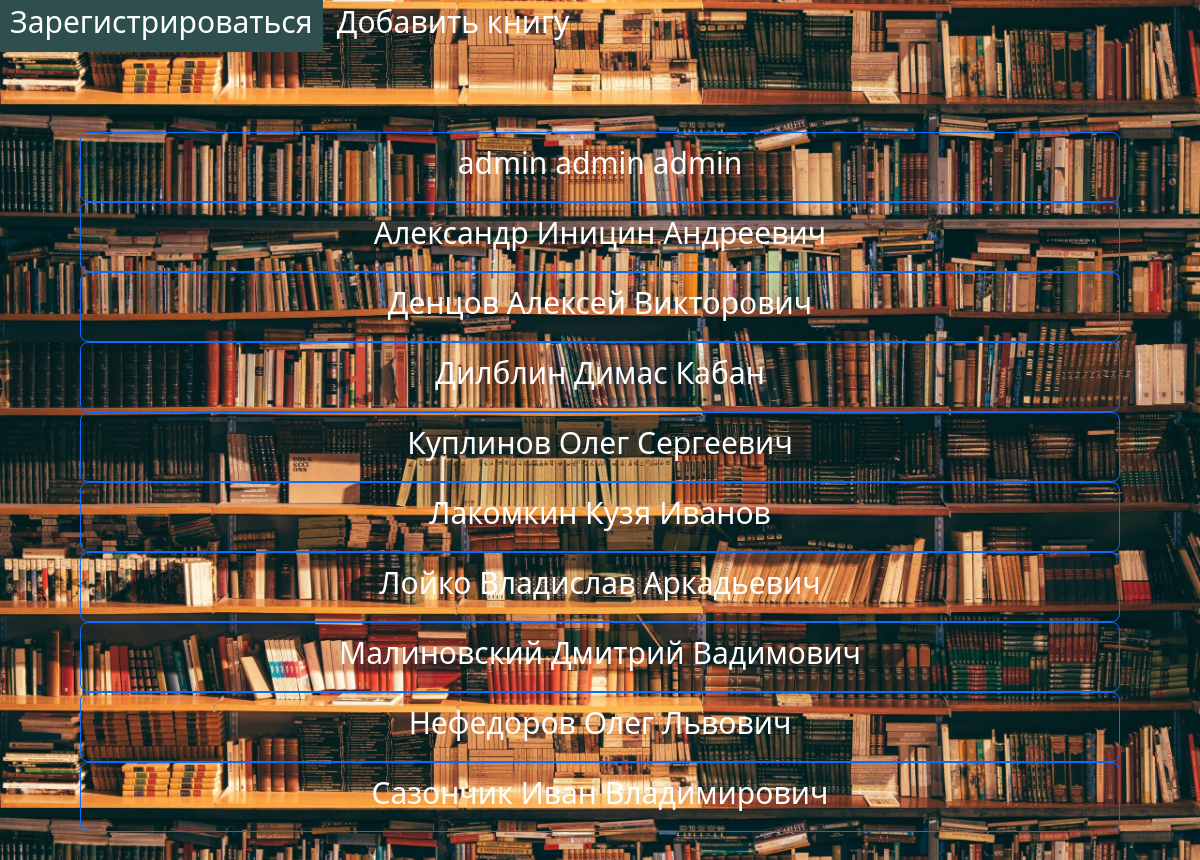
The page / on the database its author committed.
### entry/models.py (models this page shows, shortened)
class Lib_User(models.Model):
    name = models.CharField(max_length=20)
    surname = models.CharField(max_length=20)
    patronymic = models.CharField(max_length=20)

### entry/views.py (the view)
# urls.py: path('', views.entry_page, name='entry_page'),
def entry_page(request):
    users = Lib_User.objects.all().order_by('surname')
    context = {
        "users": users
    }
    return render(request, 'entry/entry_page.html', context)

### entry/templates/entry/entry_page.html (shortened to what this page needs)
{% extends "base.html" %}
{% block page_content %}
<button type="button" class="navbar-toggler" >
                        <a class="navbar-brand" href="{% url 'registration'%}"><h3>Зарегистрироваться<br></h3></a>
                    </button>
<button type="button" class="navbar-toggler" >
                        <a class="navbar-brand" href="{% url 'creation'%}"><h3>Добавить книгу<br></h3></a>
                    </button>
<div style="margin: 80px;">
    {% for user in users %}
    <button type="button" class="w-100 btn btn-lg btn-outline-primary">
                        <a class="navbar-brand" href="{% url 'home_page' user.pk %}"><h3>{{ user.surname}}&nbsp;{{ user.name}}&nbsp;{{ user.patronymic}}<br></h3></a>
                    </button>
    {% endfor %}
</div>
{% endblock %}

### templates/base.html (shortened to what this page needs)
<!DOCTYPE html>
{% load static %}
<html lang="en">
<head>
    <link href="https://cdn.jsdelivr.net/npm/bootstrap@5.3.1/dist/css/bootstrap.min.css" rel="stylesheet"
>
</head>
<body>
<main>
    {% block page_content %}
    {% endblock %}
</main>
</body>
</html>

### rows shown on the page
Lib_User: surname "admin", name "admin", patronymic "admin"
Lib_User: surname "Александр", name "Иницин", patronymic "Андреевич"
Lib_User: surname "Денцов", name "Алексей", patronymic "Викторович"
Lib_User: surname "Дилблин", name "Димас", patronymic "Кабан"
Lib_User: surname "Куплинов", name "Олег", patronymic "Сергеевич"
Lib_User: surname "Лакомкин", name "Кузя", patronymic "Иванов"
Lib_User: surname "Лойко", name "Владислав", patronymic "Аркадьевич"
Lib_User: surname "Малиновский", name "Дмитрий", patronymic "Вадимович"
Lib_User: surname "Нефедоров", name "Олег", patronymic "Львович"
Lib_User: surname "Сазончик", name "Иван", patronymic "Владимирович"
